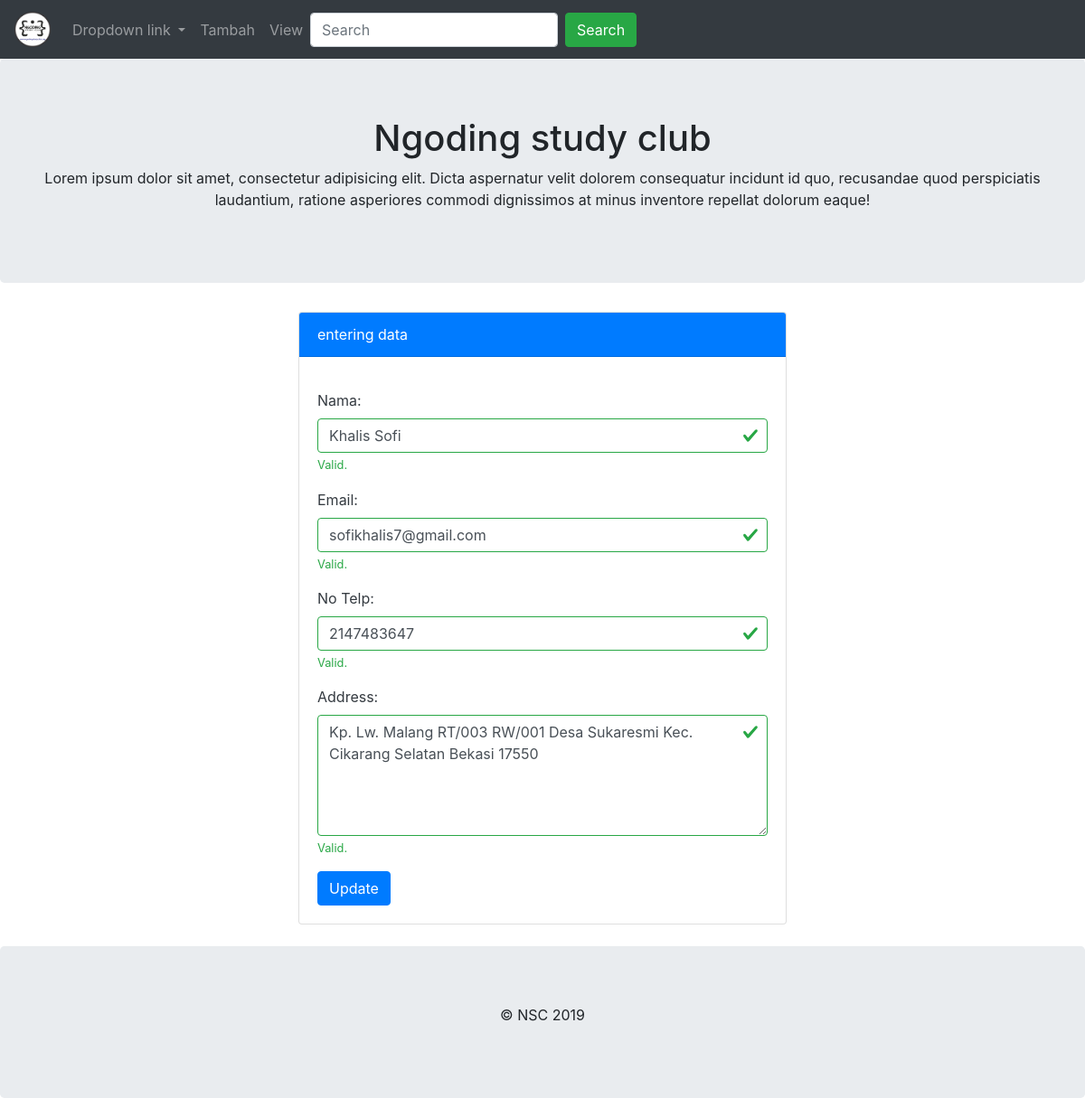
The app's page /add-form.php?update=1&id=2 with its own data.
### tables this page shows
CREATE TABLE `data` (
  `id_data` int(10) NOT NULL,
  `nama` varchar(50) NOT NULL,
  `email` varchar(50) NOT NULL,
  `no_telp` int(20) NOT NULL,
  `alamat` text NOT NULL
);

### action.php (called while the page is built, shortened)
<?php
include_once "db.php";
class DataOperation extends Database
{
	public function select_record($table,$where){
		$sql ="";
		$condition = "";
		foreach ($where as $key => $value) {
			$condition .= $key . "='" . $value . "' AND ";
		}
		$condition = substr($condition, 0, -5);
		$sql .= "SELECT * FROM ".$table." WHERE ".$condition;
		$query = mysqli_query($this->con,$sql);
		$row = mysqli_fetch_assoc($query);
		return $row;
	}
}
$obj = new DataOperation;
 ?>

### db.php (called while the page is built, shortened)
<?php
 class Database
 {
 	function __construct()
 	{
 		$this->con = mysqli_connect("localhost","root","","oop");
 	}
 }
 ?>

### add-form.php (the view, shortened to what this page needs)
<?php
include_once 'header.php';
include_once 'action.php';
 ?>
<div class="jumbotron text-center">
	<h1>Ngoding study club</h1>
	<p>Lorem ipsum dolor sit amet, consectetur adipisicing elit. Dicta aspernatur velit dolorem consequatur incidunt id quo, recusandae quod perspiciatis laudantium, ratione asperiores commodi dignissimos at minus inventore repellat dolorum eaque!</p>
</div>
<div class="container">
	<div class="row">
		<div class="col-md-3"></div>
		<div class="col-md-6">
			<div class="card text-white">
				<div class="card-header bg-primary">entering data</div>
				<div class="card-body text-dark">
					<?php
						if (isset($_GET["update"])) {
								$id = $_GET["id"] ?? null;
								$where = array("id_data"=>$id,);
								$row = $obj->select_record("data",$where);
								?>
									<form method="post" action="action.php" class="was-validated">
										<div class="form-group">
											<label for="uname">Nama:</label>
											<input type="text" class="form-control" id="name" value="<?php echo $row['nama']; ?>" placeholder="Enter Your Name" name="name" required>
											<div class="valid-feedback">Valid.</div>
									    </div>
									    <div class="form-group">
											<label for="pwd">Email:</label>
											<input type="text" class="form-control" id="email" value="<?php echo $row['email']; ?>" placeholder="Enter your email" name="email" required>
											<div class="valid-feedback">Valid.</div>
									    </div>
									    <div class="form-group">
											<label for="pwd">No Telp:</label>
											<input type="text" class="form-control" id="telp" value="<?php echo $row['no_telp']; ?>" placeholder="Enter your no telp" name="telp" required>
											<div class="valid-feedback">Valid.</div>
									    </div>
									    <div class="form-group">
											<label for="comment">Address:</label>
											<textarea class="form-control" rows="5" id="address"  name="address" required><?php echo $row['alamat']; ?></textarea>
									  	<div class="valid-feedback">Valid.</div>
									  	</div>
									    <button type="submit" name="edit" class="btn btn-primary">Update</button>
									</form>
							<?php
						}
					 ?>
				</div>
			</div>
		</div>
		<div class="col-md-3"></div>
	</div>
</div>
<br>
<div class="jumbotron text-center" style="margin-bottom:0">
      <footer>
        <p>&copy; NSC 2019</p>
      </footer>
</div>
</body>
</html>

### records on screen
data: name "Khalis Sofi", email "sofikhalis7@gmail.com", telp "2147483647", address "Kp. Lw. Malang RT/003 RW/001 Desa Sukaresmi Kec. Cikarang Selatan Bekasi 17550"
